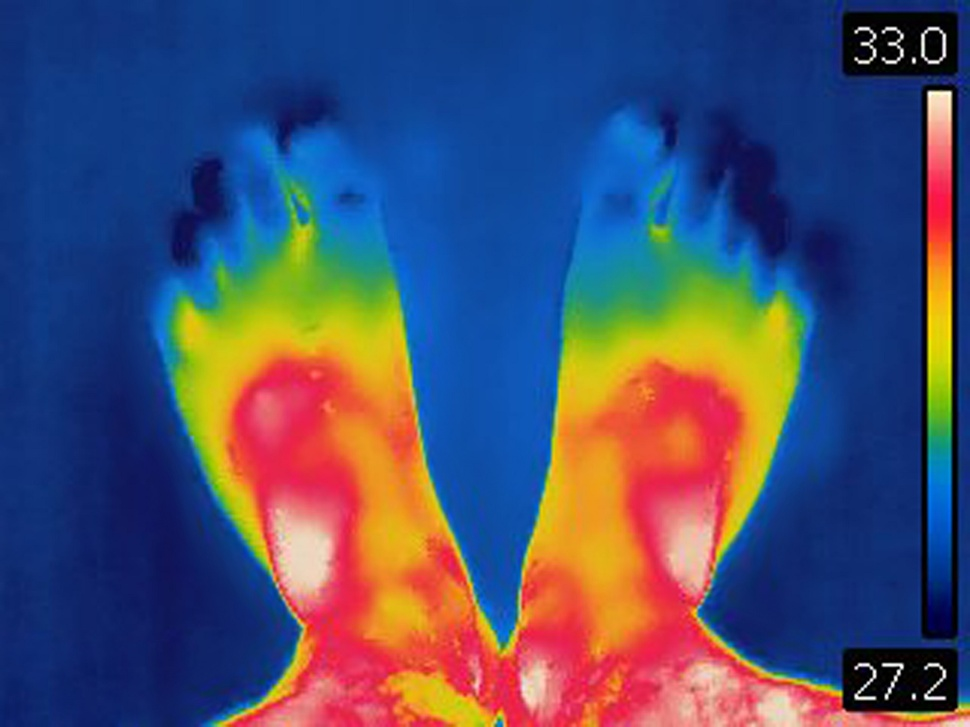
#> input picture server/sample_data/humanfeet.jpg, 970 x 727 px, shrunk from 2000 x 1500 before the run
$ python feature_extraction.py
#> lines starting #> are read from the running program, lines starting #| are printed output that depends on the picture; after the words box and inside, x2 and y2 are one past the last pixel; in counts of white or black regions, pixels touching at a corner belong together; long printed decimals are rounded
from skimage import io, filters, measure
import matplotlib.pyplot as plt
import numpy as np

# Define temperature thresholds and conditions
TEMP_CONDITIONS = {
    "low_temp": {
        "threshold": 0.3,  # Temperatures below this might indicate hypothermia or poor circulation
        "condition": "Cold regions detected - May indicate poor blood circulation or hypothermia."
    },
    "normal_temp": {
        "threshold": 0.4,  # Temperatures within this range are considered normal
        "condition": "Normal temperature - No abnormalities detected."
    },
    "high_temp": {
        "threshold": 0.5,  # Temperatures above this may indicate inflammation or infection
        "condition": "Hot regions detected - May indicate inflammation, infection, or inflammation-related conditions."
    }
}

def classify_temperature(region_mean_intensity):
    """
    Classifies the region's mean intensity (temperature) and returns the condition.
    """
    if region_mean_intensity < TEMP_CONDITIONS["low_temp"]["threshold"]:
        return TEMP_CONDITIONS["low_temp"]["condition"]
    elif TEMP_CONDITIONS["low_temp"]["threshold"] <= region_mean_intensity <= TEMP_CONDITIONS["normal_temp"]["threshold"]:
        return TEMP_CONDITIONS["normal_temp"]["condition"]
    else:
        return TEMP_CONDITIONS["high_temp"]["condition"]

def extract_image_features(image_path):
    """
    Analyze thermal image for features and classify regions based on temperature thresholds.
    """
#> called with image_path = 'sample_data/humanfeet.jpg'
    # Load the thermal image
    img = io.imread(image_path, as_gray=True)
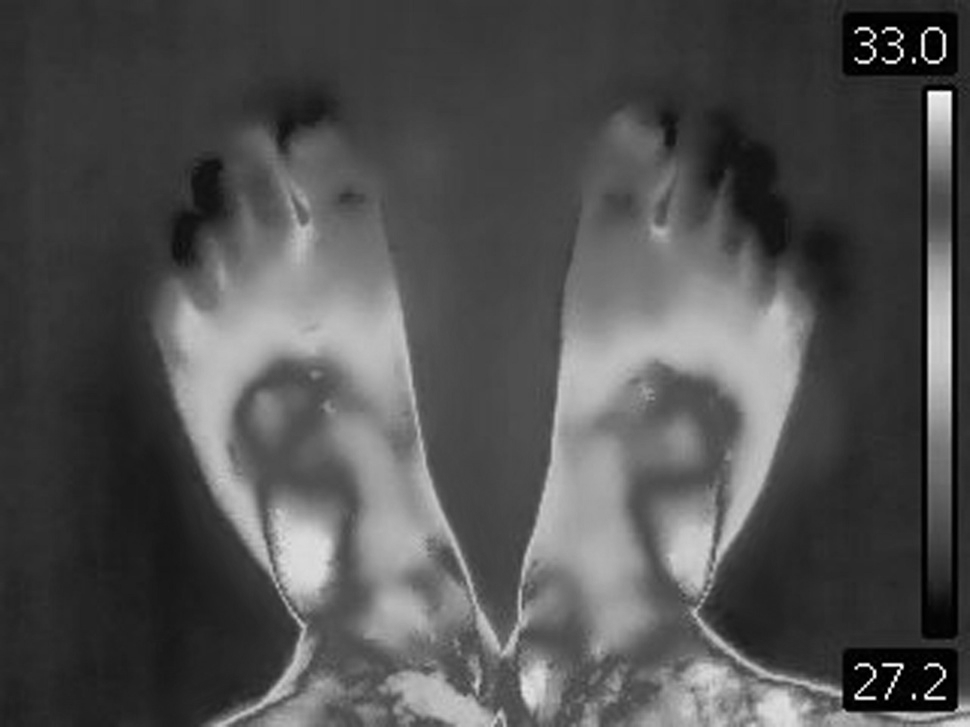
#> img: shape (727, 970) float64; min 0, max 1, mean 0.319

    if img is None:
        raise ValueError(f"Image not found at {image_path}")

    # Apply edge detection (e.g., Sobel filter)
    edges = filters.sobel(img)
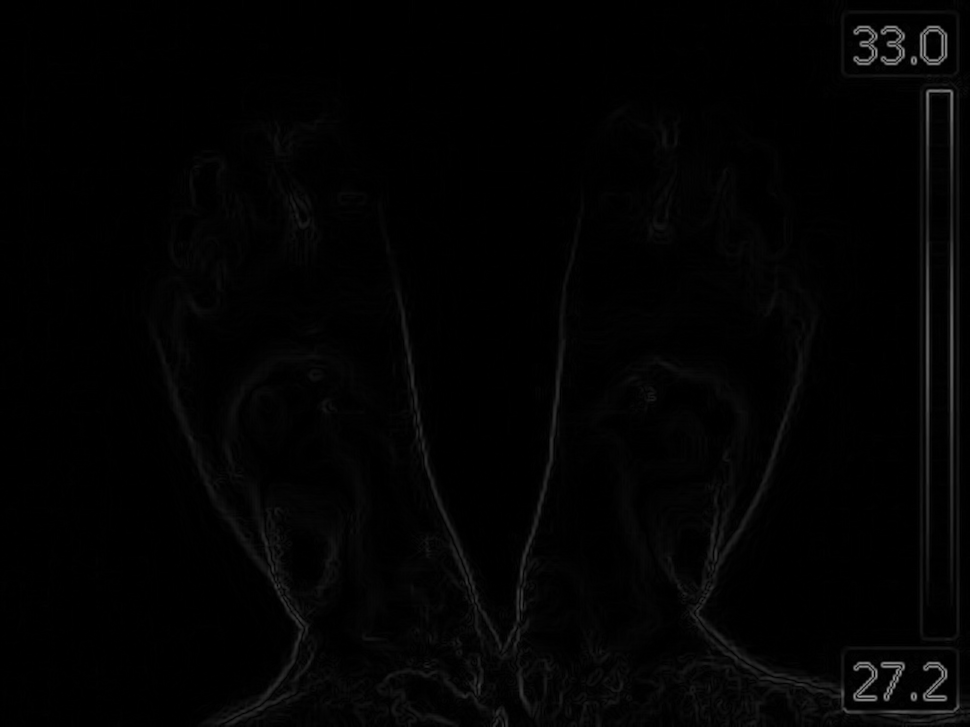
#> edges: shape (727, 970) float64; min 0, max 0.631, mean 0.013

    # Label distinct regions in the image
    labeled_image, num_regions = measure.label(edges > 0.1, background=0, return_num=True)
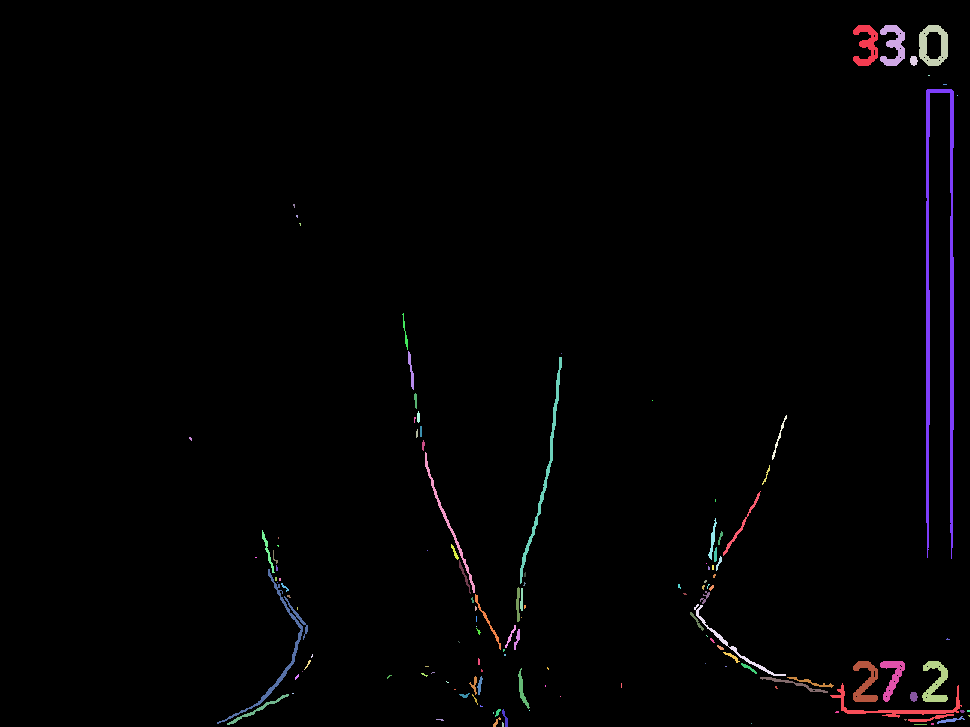
#> labeled_image: shape (727, 970) int32; 135 distinct labels, from 0 to 134; one colour per label, 0 black
#> num_regions = 134

    # Calculate the region properties (e.g., area, centroid)
    regions = measure.regionprops(labeled_image)
#> regions = 134 regions; largest, box (x1, y1, x2, y2) and area: (926, 89, 954, 559) 3200, (830, 683, 962, 722) 780, (217, 569, 308, 724) 720, (520, 357, 562, 584) 718, (919, 25, 948, 66) 659

    # Calculate mean intensity of the entire thermal image
    mean_intensity = np.mean(img)
#> mean_intensity = 0.319

    # Lists to store condition results
    conditions = {
        "cold": [],
        "normal": [],
        "hot": []
    }

    # Analyze each region
    for region in regions:
        # Calculate the mean intensity for the region
        region_mean_intensity = np.mean(img[region.coords[:, 0], region.coords[:, 1]])

        # Classify the region based on its temperature and store the corresponding condition
        condition = classify_temperature(region_mean_intensity)
        print(f"Region with mean temperature {region_mean_intensity *100 : }°C classified as: {condition}")

        # Append to appropriate list for further analysis or summary
        if condition == TEMP_CONDITIONS["low_temp"]["condition"]:
            conditions["cold"].append(region)
        elif condition == TEMP_CONDITIONS["normal_temp"]["condition"]:
            conditions["normal"].append(region)
        else:
            conditions["hot"].append(region)
#> this loop made 134 passes
#> region_mean_intensity on passes 1 to 12: 0.405, 0.411, 0.435, 0.35, 0.112, 0.136, 0.32, 0.0881, 0.504, 0.531, 0.553, 0.563
#| Region with mean temperature  40.516°C classified as: Hot regions detected - May indicate inflammation, infection, or inflammation-related conditions.
#| Region with mean temperature  41.095°C classified as: Hot regions detected - May indicate inflammation, infection, or inflammation-related conditions.
#| Region with mean temperature  43.488°C classified as: Hot regions detected - May indicate inflammation, infection, or inflammation-related conditions.
#| Region with mean temperature  35.002°C classified as: Normal temperature - No abnormalities detected.
#| Region with mean temperature  11.222°C classified as: Cold regions detected - May indicate poor blood circulation or hypothermia.
#| Region with mean temperature  13.559°C classified as: Cold regions detected - May indicate poor blood circulation or hypothermia.
#| Region with mean temperature  31.993°C classified as: Normal temperature - No abnormalities detected.
#| Region with mean temperature  8.809°C classified as: Cold regions detected - May indicate poor blood circulation or hypothermia.
#> (further printed lines are left out)

    # Display the overall analysis results
    print("\nImage Analysis Results:")
    print(f"Number of regions detected: {num_regions}")
    print(f"Mean intensity of the entire image: {mean_intensity *100 + 7:}°C")
    print(f"Cold regions: {len(conditions['cold'])} - May indicate poor circulation or hypothermia.")
    print(f"Normal regions: {len(conditions['normal'])} - No abnormalities detected.")
    print(f"Hot regions: {len(conditions['hot'])} - May indicate inflammation or infection.")

    # Plot the original image and the edge-detected image
    fig, ax = plt.subplots(1, 2, figsize=(10, 5))

    ax[0].imshow(img, cmap='gray')
    ax[0].set_title("Original Thermal Image")
    ax[0].axis('off')

    ax[1].imshow(edges, cmap='gray')
    ax[1].set_title("Edge Detection (Sobel)")
    ax[1].axis('off')

    plt.show()
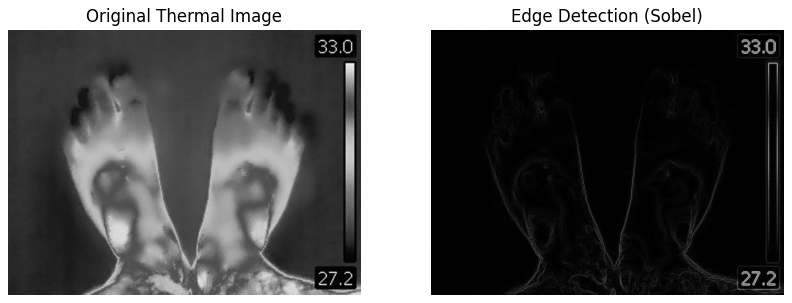
#> figure drawn by matplotlib, 2 panels

    return conditions

# Example usage
if __name__ == "__main__":
    extract_image_features("sample_data/humanfeet.jpg")
